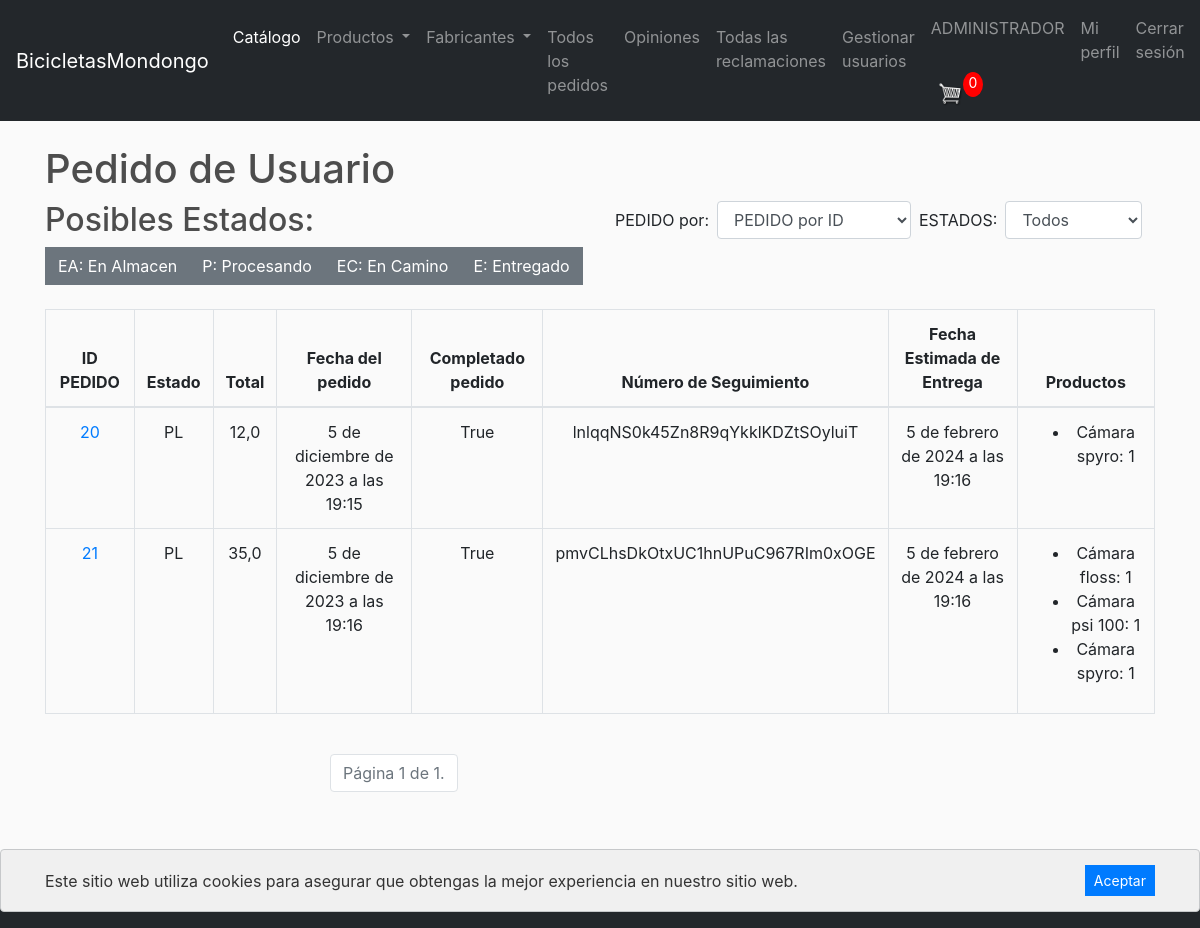
Before: /store/customer_orders/2/ (signed in) with the older database file.
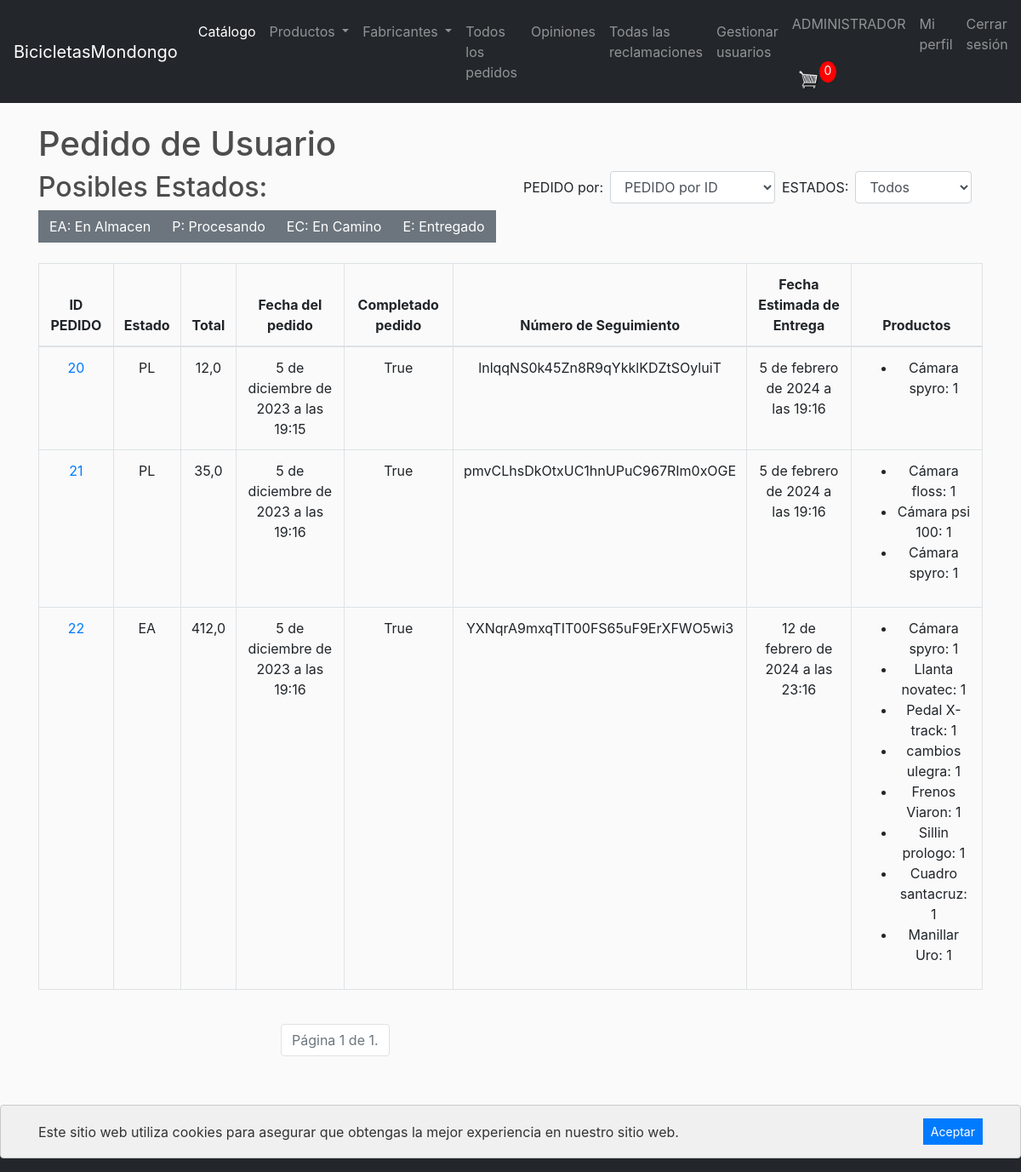
After: the same page with the newer database file.
### store/models.py (models this page shows, shortened)
class Order(models.Model):
	id = models.BigAutoField(primary_key=True)  # Campo de clave primaria explícito
	customer = models.ForeignKey(Customer, on_delete=models.SET_NULL, null=True, blank=True)
	date_ordered = models.DateTimeField(auto_now_add=True)
	complete = models.BooleanField(default=False)
	transaction_id = models.CharField(max_length=100, null=True)
	status = models.CharField(max_length=2, choices=STATUS_CHOICES, default='EA')
	estimated_delivery_date = models.DateTimeField(null=True, blank=True)
	refund_requested = models.BooleanField(default=False)
	refund_granted = models.BooleanField(default=False)
	@property
	def get_cart_total(self):
		orderitems = self.orderitem_set.all()
		total = sum([item.get_total for item in orderitems])
		return total
	@property
	def get_cart_items(self):
		orderitems = self.orderitem_set.all()
		total = sum([item.quantity for item in orderitems])
		return total

class OrderItem(models.Model):
	id = models.BigAutoField(primary_key=True)  # Campo de clave primaria explícito
	product = models.ForeignKey(Product, on_delete=models.SET_NULL, null=True)
	order = models.ForeignKey(Order, on_delete=models.SET_NULL, null=True)
	quantity = models.IntegerField(default=0, null=True, blank=True)
	date_added = models.DateTimeField(auto_now_add=True)
	status = models.CharField(max_length=2, choices=STATUS_CHOICES, default='EA')
	@property
	def get_total(self):
		total = self.product.price * self.quantity
		return total

class Product(models.Model):
	id = models.BigAutoField(primary_key=True)  # Campo de clave primaria explícito
	name = models.CharField(max_length=200)
	type = models.CharField(max_length=200,choices=PRODUCT_TYPES,null=True)
	maker = models.CharField(max_length=200,choices=MAKER_TYPES,null=True)
	price = models.FloatField()
	digital = models.BooleanField(default=False,null=True, blank=True)
	image = models.ImageField(null=True, blank=True)
	stock_no = models.IntegerField(default=0, null=True, blank=True, help_text="Enter the stock number")

### store/views.py (the view)
# urls.py: path('customer_orders/<int:customer_id>/', views.customer_orders, name='customer_orders'),
@login_required
def customer_orders(request, customer_id):
    data = cartData(request)
    cartItems = data['cartItems']
    customer = get_object_or_404(Customer, id=customer_id)
    if customer != request.user.customer and not request.user.is_staff:
        raise PermissionDenied
    order_by = request.GET.get('order_by', 'id') or 'id'
    status = request.GET.get('status', '')
    registered_orders = customer.get_registered_orders()
    if status:
        registered_orders = registered_orders.filter(status=status)
    if order_by == 'get_cart_total':
        registered_orders = sorted(registered_orders, key=lambda order: order.get_cart_total)
    else:
        registered_orders = registered_orders.order_by(order_by)
    paginator = Paginator(registered_orders, 10)
    page_number = request.GET.get('page')
    page_obj = paginator.get_page(page_number)
    context = {
        'page_obj': page_obj,
        'cartItems':cartItems,
    }
    return render(request, 'store/customers_orders.html', context)

### store/models.py (called while the page is built)
	def get_registered_orders(self):
		return Order.objects.filter(customer=self, customer__user__isnull=False)

### store/utils.py (called while the page is built)
def cartData(request):
    types = []  # Initialize types
    if request.user.is_authenticated:
        customer = request.user.customer
        order, created = Order.objects.get_or_create(customer=customer, complete=False)
        items = order.orderitem_set.all()
        cartItems = order.get_cart_items
        for item in items:
            types.append(item.product.type)
    else:
        cookieData = cookieCart(request)
        cartItems = cookieData['cartItems']
        order = cookieData['order']
        items = cookieData['items']
        types = cookieData['types']
    return {'cartItems':cartItems ,'order':order, 'items':items, 'types':types}

### store/templates/store/customers_orders.html (shortened to what this page needs)
{% extends 'store/main.html' %}
{% block content %}
    <h1>Pedido de Usuario</h1>
    <div class="row">
        <div class="col-md-6">
            <h2>Posibles Estados:</h2>
            <div class="btn-group" role="group">
                <button type="button" class="btn btn-secondary">EA: En Almacen</button>
                <button type="button" class="btn btn-secondary">P: Procesando</button>
                <button type="button" class="btn btn-secondary">EC: En Camino</button>
                <button type="button" class="btn btn-secondary">E: Entregado</button>
            </div>
        </div>
        <div class="col-md-6 text-right">
            <form method="get" class="form-inline">
                <label class="mr-sm-2" for="order_by">PEDIDO por:</label>
                <select class="form-control mr-sm-2" name="order_by" id="order_by" onchange="this.form.submit()">
                    <option value="id">PEDIDO por ID</option>
                </select>
                <label class="mr-sm-2" for="status">ESTADOS:</label>
                <select class="form-control mr-sm-2" name="status" id="status" onchange="this.form.submit()">
                    <option value="">Todos</option>
        </select>
            </form>
        </div>
    </div>
    <table class="table table-bordered mt-4">
        <thead>
            <tr>
                <th>ID PEDIDO</th>
                <th>Estado</th>
                <th>Total</th>
                <th>Fecha del pedido</th>
                <th>Completado pedido</th>
                <th>Número de Seguimiento</th>
                <th>Fecha Estimada de Entrega</th>
                <th>Productos</th>
            </tr>
        </thead>
        <tbody>
            {% for order in page_obj %}
                {% if order.transaction_id  %}
                    <tr>
                        <td><a href="{% url 'track_order' order.id %}">{{ order.id }}</a></td>
                        <td>{{ order.status }}</td>
                        <td>{{ order.get_cart_total }}</td>
                        <td>{{ order.date_ordered }}</td>
                        <td>{{ order.complete }}</td>
                        <td>{{ order.transaction_id|default:"No se ha asignado un número de seguimiento" }}</td>
                        <td>{{ order.estimated_delivery_date }}</td>
                        <td>
                            <ul>
                                {% for item in order.orderitem_set.all %}
                                    <li>{{ item.product.name }}: {{ item.quantity }}</li>
                                {% endfor %}
                            </ul>
                        </td>
                    </tr>
                {% endif %}
            {% endfor %}
        </tbody>
    </table>
    <div class="row justify-content-center">
        <div class="col-md-6">
            <div class="pagination mt-4">
                <ul class="pagination">
                    <li class="page-item disabled">
                        <span class="page-link">
                            Página {{ page_obj.number }} de {{ page_obj.paginator.num_pages }}.
                        </span>
                    </li>
                </ul>
            </div>
        </div>
    </div>
{% endblock content %}

Changed rows visible on the page:
now on this page (row edited): Order: id "22", status "EA", get_cart_total "412,0", date_ordered "5 de diciembre de 2023 a las 19:16", complete "True", transaction_id "YXNqrA9mxqTIT00FS65uF9ErXFWO5wi3", estimated_delivery_date "12 de febrero de 2024 a las 23:16"
now on this page (row unchanged): OrderItem: product.name "Cámara spyro", quantity "1", shown under "22"
added OrderItem: product.name "Llanta novatec", quantity "1", shown under "22"
added OrderItem: product.name "Pedal X-track", quantity "1", shown under "22"
added OrderItem: product.name "cambios ulegra", quantity "1", shown under "22"
added OrderItem: product.name "Frenos Viaron", quantity "1", shown under "22"
added OrderItem: product.name "Sillin prologo", quantity "1", shown under "22"
added OrderItem: product.name "Cuadro santacruz", quantity "1", shown under "22"
added OrderItem: product.name "Manillar Uro", quantity "1", shown under "22"
